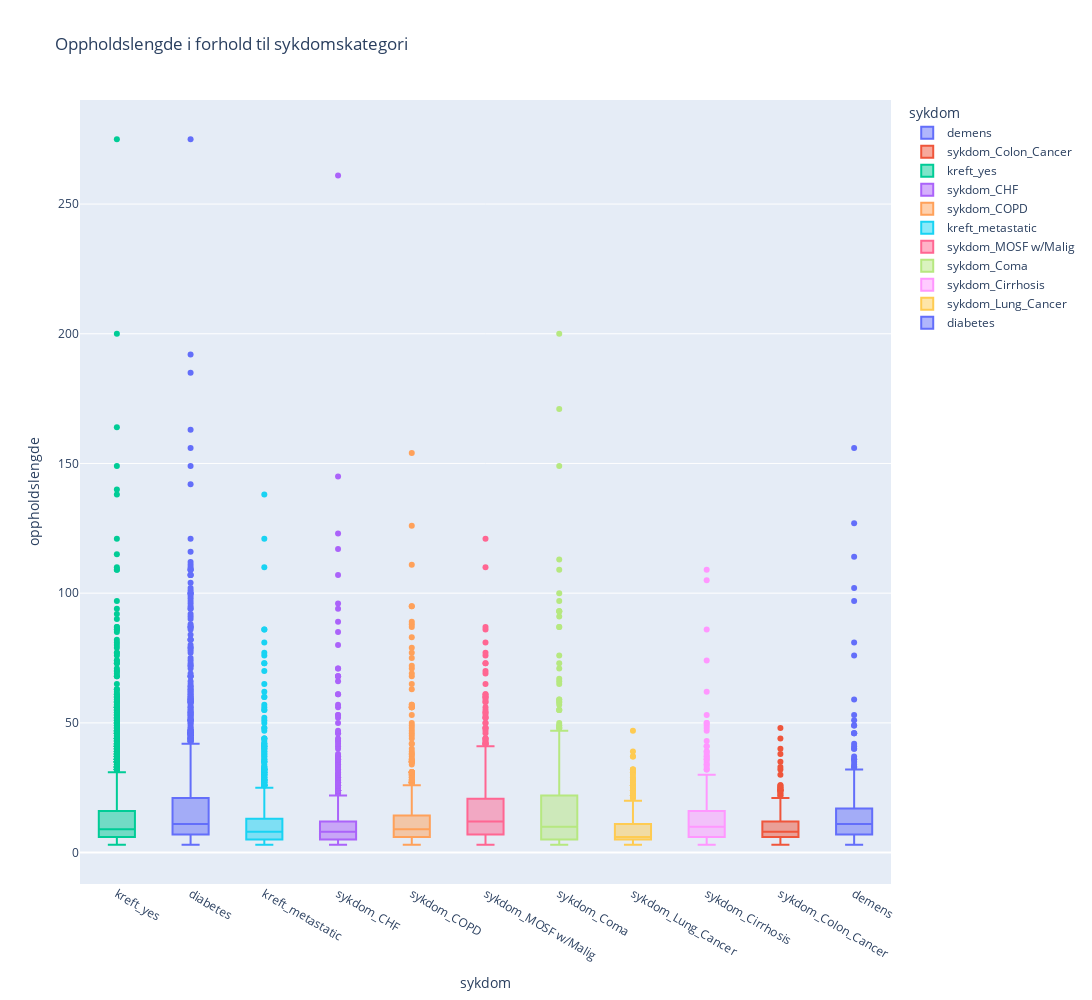

The notebook cell saved with this chart:
### Markdown cell above
#### Visualisere sykdom, og vil se hvordan oppholdslengden er for hver sykdom

### Code cell
#Sjekker oppholdslengde i forhold til hver sykdomskategori
disease_cols = { 
       'kreft_metastatic', 'kreft_yes', 'sykdom_ARF/MOSF w/Sepsis',
       'sykdom_CHF', 'sykdom_COPD', 'sykdom_Cirrhosis', 'sykdom_Colon_Cancer',
       'sykdom_Coma', 'sykdom_Lung_Cancer', 'sykdom_MOSF w/Malig', 'diabetes', 
       'demens'
}

# Ensure all columns in disease_cols exist in train_df
disease_cols = [col for col in disease_cols if col in df.columns]

# Smelter dataframen til et langt format
disease_melted = pd.melt(df, 
                            id_vars=['oppholdslengde'], 
                            value_vars=disease_cols,
                            var_name='sykdom',
                            value_name='har_sykdom'
)
disease_melted = disease_melted[disease_melted['har_sykdom'] == True]

#Plotter oppholdslengde i forhold til sykdomskategori
fig = px.box(disease_melted, 
             x='sykdom', 
             y='oppholdslengde',
             color='sykdom',
             title='Oppholdslengde i forhold til sykdomskategori',
             labels={'Oppholdslengde': 'Oppholdslengde (dager)', 'sykdom':'sykdom'},
             width=1300,
             height=1000
)
fig.update_layout(xaxis={'categoryorder':'total descending'})

### Figure 1 — Plotly figure (JSON) as saved in the notebook; plotly's stock layout.template omitted (floating-point values rounded to 4 significant figures; data arrays with more than 128 entries replaced by an {"elided": "..."} marker saying what was removed)
{"data": [{"alignmentgroup": "True", "hovertemplate": "sykdom=%{x}<br>oppholdslengde=%{y}<extra></extra>", "legendgroup": "demens", "marker": {"color": "#636efa"}, "name": "demens", "notched": false, "offsetgroup": "demens", "orientation": "v", "showlegend": true, "type": "box", "x": {"elided": "259 str values"}, "x0": " ", "xaxis": "x", "y": {"elided": "259 int values"}, "y0": " ", "yaxis": "y"}, {"alignmentgroup": "True", "hovertemplate": "sykdom=%{x}<br>oppholdslengde=%{y}<extra></extra>", "legendgroup": "sykdom_Colon_Cancer", "marker": {"color": "#EF553B"}, "name": "sykdom_Colon_Cancer", "notched": false, "offsetgroup": "sykdom_Colon_Cancer", "orientation": "v", "showlegend": true, "type": "box", "x": {"elided": "438 str values"}, "x0": " ", "xaxis": "x", "y": {"elided": "438 int values"}, "y0": " ", "yaxis": "y"}, {"alignmentgroup": "True", "hovertemplate": "sykdom=%{x}<br>oppholdslengde=%{y}<extra></extra>", "legendgroup": "kreft_yes", "marker": {"color": "#00cc96"}, "name": "kreft_yes", "notched": false, "offsetgroup": "kreft_yes", "orientation": "v", "showlegend": true, "type": "box", "x": {"elided": "2652 str values"}, "x0": " ", "xaxis": "x", "y": {"elided": "2652 int values"}, "y0": " ", "yaxis": "y"}, {"alignmentgroup": "True", "hovertemplate": "sykdom=%{x}<br>oppholdslengde=%{y}<extra></extra>", "legendgroup": "sykdom_CHF", "marker": {"color": "#ab63fa"}, "name": "sykdom_CHF", "notched": false, "offsetgroup": "sykdom_CHF", "orientation": "v", "showlegend": true, "type": "box", "x": {"elided": "1177 str values"}, "x0": " ", "xaxis": "x", "y": {"elided": "1177 int values"}, "y0": " ", "yaxis": "y"}, {"alignmentgroup": "True", "hovertemplate": "sykdom=%{x}<br>oppholdslengde=%{y}<extra></extra>", "legendgroup": "sykdom_COPD", "marker": {"color": "#FFA15A"}, "name": "sykdom_COPD", "notched": false, "offsetgroup": "sykdom_COPD", "orientation": "v", "showlegend": true, "type": "box", "x": {"elided": "813 str values"}, "x0": " ", "xaxis": "x", "y": {"elided": "813 int values"}, "y0": " ", "yaxis": "y"}, {"alignmentgroup": "True", "hovertemplate": "sykdom=%{x}<br>oppholdslengde=%{y}<extra></extra>", "legendgroup": "kreft_metastatic", "marker": {"color": "#19d3f3"}, "name": "kreft_metastatic", "notched": false, "offsetgroup": "kreft_metastatic", "orientation": "v", "showlegend": true, "type": "box", "x": {"elided": "1579 str values"}, "x0": " ", "xaxis": "x", "y": {"elided": "1579 int values"}, "y0": " ", "yaxis": "y"}, {"alignmentgroup": "True", "hovertemplate": "sykdom=%{x}<br>oppholdslengde=%{y}<extra></extra>", "legendgroup": "sykdom_MOSF w/Malig", "marker": {"color": "#FF6692"}, "name": "sykdom_MOSF w/Malig", "notched": false, "offsetgroup": "sykdom_MOSF w/Malig", "orientation": "v", "showlegend": true, "type": "box", "x": {"elided": "615 str values"}, "x0": " ", "xaxis": "x", "y": {"elided": "615 int values"}, "y0": " ", "yaxis": "y"}, {"alignmentgroup": "True", "hovertemplate": "sykdom=%{x}<br>oppholdslengde=%{y}<extra></extra>", "legendgroup": "sykdom_Coma", "marker": {"color": "#B6E880"}, "name": "sykdom_Coma", "notched": false, "offsetgroup": "sykdom_Coma", "orientation": "v", "showlegend": true, "type": "box", "x": {"elided": "503 str values"}, "x0": " ", "xaxis": "x", "y": {"elided": "503 int values"}, "y0": " ", "yaxis": "y"}, {"alignmentgroup": "True", "hovertemplate": "sykdom=%{x}<br>oppholdslengde=%{y}<extra></extra>", "legendgroup": "sykdom_Cirrhosis", "marker": {"color": "#FF97FF"}, "name": "sykdom_Cirrhosis", "notched": false, "offsetgroup": "sykdom_Cirrhosis", "orientation": "v", "showlegend": true, "type": "box", "x": {"elided": "413 str values"}, "x0": " ", "xaxis": "x", "y": {"elided": "413 int values"}, "y0": " ", "yaxis": "y"}, {"alignmentgroup": "True", "hovertemplate": "sykdom=%{x}<br>oppholdslengde=%{y}<extra></extra>", "legendgroup": "sykdom_Lung_Cancer", "marker": {"color": "#FECB52"}, "name": "sykdom_Lung_Cancer", "notched": false, "offsetgroup": "sykdom_Lung_Cancer", "orientation": "v", "showlegend": true, "type": "box", "x": {"elided": "775 str values"}, "x0": " ", "xaxis": "x", "y": {"elided": "775 int values"}, "y0": " ", "yaxis": "y"}, {"alignmentgroup": "True", "hovertemplate": "sykdom=%{x}<br>oppholdslengde=%{y}<extra></extra>", "legendgroup": "diabetes", "marker": {"color": "#636efa"}, "name": "diabetes", "notched": false, "offsetgroup": "diabetes", "orientation": "v", "showlegend": true, "type": "box", "x": {"elided": "1518 str values"}, "x0": " ", "xaxis": "x", "y": {"elided": "1518 int values"}, "y0": " ", "yaxis": "y"}], "layout": {"boxmode": "overlay", "height": 1000, "legend": {"title": {"text": "sykdom"}, "tracegroupgap": 0}, "title": {"text": "Oppholdslengde i forhold til sykdomskategori"}, "width": 1300, "xaxis": {"anchor": "y", "categoryarray": ["demens", "sykdom_Colon_Cancer", "kreft_yes", "sykdom_CHF", "sykdom_COPD", "kreft_metastatic", "sykdom_MOSF w/Malig", "sykdom_Coma", "sykdom_Cirrhosis", "sykdom_Lung_Cancer", "diabetes"], "categoryorder": "total descending", "domain": [0, 1], "title": {"text": "sykdom"}}, "yaxis": {"anchor": "x", "domain": [0, 1], "title": {"text": "oppholdslengde"}}}}
